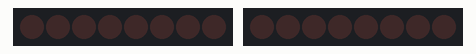
The sketch below on a simulated Arduino Uno, built with avr-gcc and run on an emulated ATmega328P. Shown: 2 × 8 shift-register outputs drawn as a row of LEDs (first output left, lit = HIGH). Wiring (inferred from the names in the program): 2 × shift register (74HC595): data pin 6, shift clock pin 7, latch pin 10 / data pin 11, shift clock pin 12, latch pin 5. Wiring (inferred from the signals the program sends): 2 × row of LEDs: on Q0, Q1, Q2, Q3, Q4, Q5, Q6, Q7 / on Q0, Q1, Q2, Q3, Q4, Q5, Q6, Q7.

Above: at 0.02 s.
At 0.37 s:
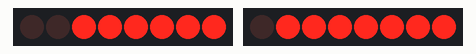
At 0.72 s:
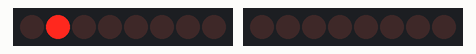
At 1.48 s:
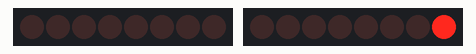
At 2.28 s:
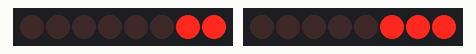
At 2.93 s:
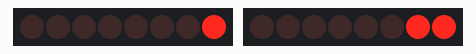
Timing chart, 0 to 3.2 s (numbered marks = the images above):
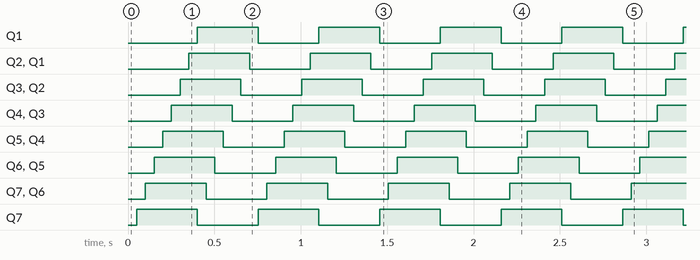

The sketch:

ledChaserCircuit.ino
```cpp
//negative
int clockPin2 = 12; //IC Pin 11, Yellow Jumper
int dataPin2 = 11; //IC Pin 14 (and 13), Blue Jumper
int latchPin2 = 10; //IC Pin 12, Green Jumper

//positive
int clockPin = 7;
int dataPin = 6;
int latchPin = 5;

int mainDelay = 50;

bool useIntermediary = false;
int interDelay = 1;

byte patterns_t[] = {
B10101010,
B01010100,
};

byte patterns_0[] = {
B00000010,
B00000100,
B00001000,
B00010000,
B00100000,
B01000000,
B10000000,
B01000000,
B00100000,
B00010000,
B00001000,
B00000100,
};

byte patterns_1[] = {
B00000000,
B01000000,
B00100000,
B00010000,
B00001000,
B00000100,
B00000010,
};

byte patterns_2[] = {
B10000110,
B11000010,
B11100000,
B11110000,
B01111000,
B00111100,
B00011110,
B00001110
};

byte patterns_3[] = {
B11000000,
B01100000,
B00110000,
B00011000,
B00001100,
B00000110,
B00000010,
B10000000
};

byte patterns_4[] = {
B00000000,
B10000000,
B11000000,
B11100000,
B11110000,
B11111000,
B11111100,
B11111110,
B01111110,
B00111110,
B00011110,
B00001110,
B00000110,
B00000010,
};


byte patt_2d_0[] = {
B00000000
};

int index = 0;

void setup() {
  pinMode(latchPin, OUTPUT);
  pinMode(clockPin, OUTPUT);
  pinMode(dataPin, OUTPUT);

  pinMode(latchPin2, OUTPUT);
  pinMode(clockPin2, OUTPUT);
  pinMode(dataPin2, OUTPUT);

  //digitalWrite(latchPin2, LOW);
  //shiftOut(dataPin2, clockPin2, MSBFIRST, B10101010);
  //digitalWrite(latchPin2, HIGH);
}

void loop() {
  int count = sizeof(patterns_4);

  if(useIntermediary) {
    digitalWrite(latchPin, LOW);
    shiftOut(dataPin, clockPin, MSBFIRST, B00000000);
    digitalWrite(latchPin, HIGH);
    delay(interDelay);
  }

  digitalWrite(latchPin2, LOW);
  shiftOut(dataPin2, clockPin2, MSBFIRST, patterns_4[index]);
  digitalWrite(latchPin2, HIGH);

  digitalWrite(latchPin, LOW);
  shiftOut(dataPin, clockPin, MSBFIRST, patterns_4[index]);
  digitalWrite(latchPin, HIGH);
  delay(mainDelay);
  index++;
  if (index >= count){
    index = 0;
  }
}
```

Measured:
- by itself, Q1–7, Q1–7: alternates HIGH for 0.35 s and LOW for 0.35 s
- by itself, everything shown: repeats every 0.70 s, in 14 steps
